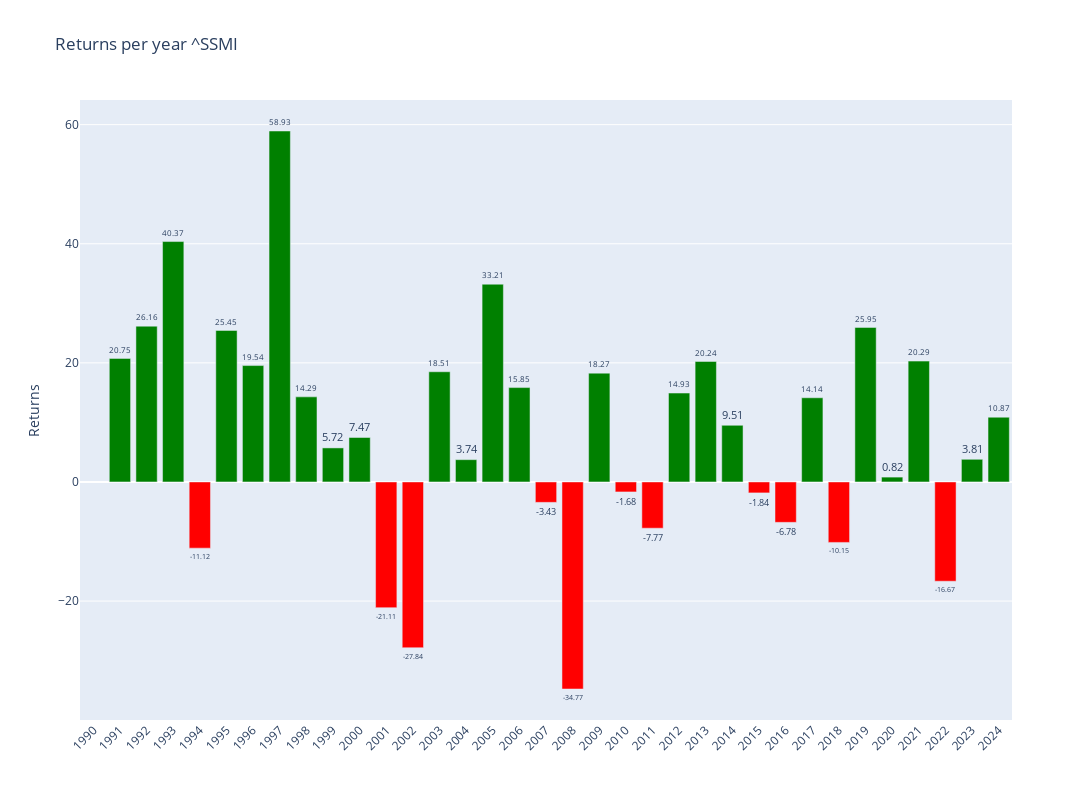

The code cell stored with this chart in its notebook:
### Code cell
# Plotly
fig = make_subplots()

# Add colors
colors = ['green' if x >= 0 else 'red' for x in annual_data['Return']]

# Graph (1,1)
fig.add_trace(go.Bar(y=annual_data['Return'],x=annual_data['Return'].index,text=round(annual_data['Return'],2),textposition='outside',marker_color=colors,hoverinfo='skip'),row=1,col=1)

# Update xaxis properties
fig.update_yaxes(title_text="Returns", row=1, col=1)

fig.update_layout(xaxis=dict(tickvals=annual_data.index,tickangle=-45),height=800, width=1300,title=f"Returns per year {ticker}")

fig.show()

### Figure 1 — Plotly figure (JSON) as saved in the notebook; plotly's stock layout.template omitted (floating-point values rounded to 4 significant figures)
{"data": [{"hoverinfo": "skip", "marker": {"color": ["red", "green", "green", "green", "red", "green", "green", "green", "green", "green", "green", "red", "red", "green", "green", "green", "green", "red", "red", "green", "red", "red", "green", "green", "green", "red", "red", "green", "red", "green", "green", "green", "red", "green", "green"]}, "text": [null, 20.75, 26.16, 40.37, -11.12, 25.45, 19.54, 58.93, 14.29, 5.72, 7.47, -21.11, -27.84, 18.51, 3.74, 33.21, 15.85, -3.43, -34.77, 18.27, -1.68, -7.77, 14.93, 20.24, 9.51, -1.84, -6.78, 14.14, -10.15, 25.95, 0.82, 20.29, -16.67, 3.81, 10.87], "textposition": "outside", "type": "bar", "x": [1990, 1991, 1992, 1993, 1994, 1995, 1996, 1997, 1998, 1999, 2000, 2001, 2002, 2003, 2004, 2005, 2006, 2007, 2008, 2009, 2010, 2011, 2012, 2013, 2014, 2015, 2016, 2017, 2018, 2019, 2020, 2021, 2022, 2023, 2024], "xaxis": "x", "y": [null, 20.75, 26.16, 40.37, -11.12, 25.45, 19.54, 58.93, 14.29, 5.717, 7.468, -21.11, -27.84, 18.51, 3.743, 33.21, 15.85, -3.428, -34.77, 18.27, -1.678, -7.766, 14.93, 20.24, 9.513, -1.84, -6.784, 14.14, -10.15, 25.95, 0.8154, 20.29, -16.67, 3.806, 10.87], "yaxis": "y"}], "layout": {"height": 800, "title": {"text": "Returns per year ^SSMI"}, "width": 1300, "xaxis": {"anchor": "y", "domain": [0, 1], "tickangle": -45, "tickvals": [1990, 1991, 1992, 1993, 1994, 1995, 1996, 1997, 1998, 1999, 2000, 2001, 2002, 2003, 2004, 2005, 2006, 2007, 2008, 2009, 2010, 2011, 2012, 2013, 2014, 2015, 2016, 2017, 2018, 2019, 2020, 2021, 2022, 2023, 2024]}, "yaxis": {"anchor": "x", "domain": [0, 1], "title": {"text": "Returns"}}}}
